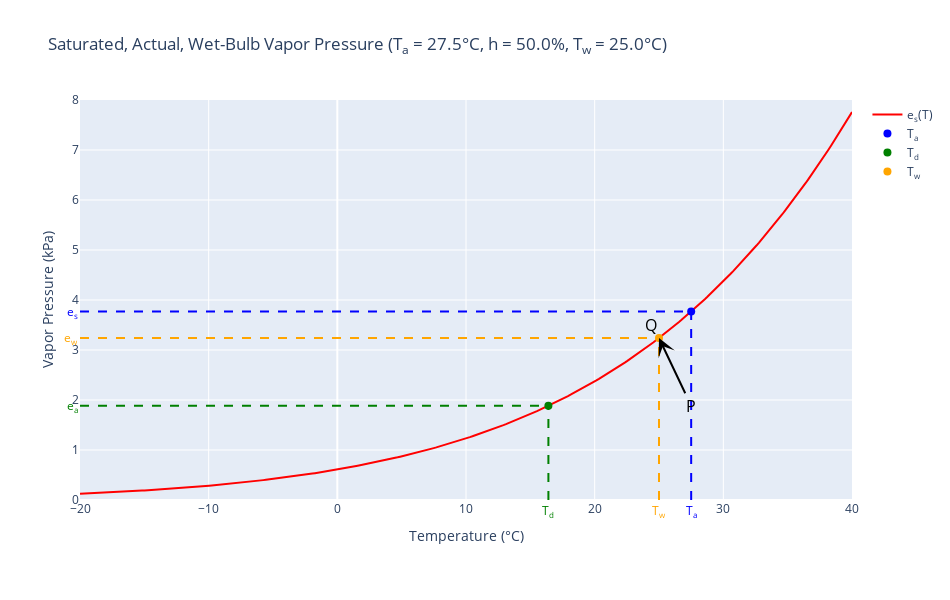

The cell this chart's notebook holds for it:
### Code cell
import numpy as np
import plotly.graph_objects as go
import plotly.io as pio
from scipy.optimize import fsolve
import plotly.io as pio


# Set the renderer for Jupyter Book compatibility
pio.renderers.default = 'plotly_mimetype'


# Set the renderer for Jupyter Book compatibility (creates a bug where equations dont render good)
# pio.renderers.default = 'notebook'

###########################
# (A) FIXED PARAMETERS
###########################
h_fixed = 50.0          # 50%
T_w_fixed = 25.0        # 25 °C
x_min, x_max = -20, 40  # Plot range
y_min, y_max = 0, 8

###########################
# (B) CORE FUNCTIONS
###########################
def saturated_vapor_pressure(T):
    T = np.asarray(T, dtype=float)
    return 0.61 * np.exp(19.9 * T / (273.0 + T))

def find_temperature_for_ea(e_a):
    def equation(T_d):
        return saturated_vapor_pressure(T_d) - e_a
    return fsolve(equation, 10, maxfev=1000)[0]

def find_wet_bulb_temperature(T_a, e_w):
    def equation(T_w):
        return saturated_vapor_pressure(T_w) - 0.066 * (T_a - T_w) - e_w
    return fsolve(equation, 10, maxfev=1000)[0]

###########################
# (C) CHOSEN TEMPERATURE VALUE
###########################
T_a = 27.5  # Set a fixed T_a value for static visualization

e_s_Ta = saturated_vapor_pressure(T_a)
e_a = (h_fixed / 100.0) * e_s_Ta
T_d = find_temperature_for_ea(e_a)
e_s_Td = saturated_vapor_pressure(T_d)

e_w_val = saturated_vapor_pressure(T_w_fixed) - 0.066 * (T_a - T_w_fixed)
T_w_calc = find_wet_bulb_temperature(T_a, e_w_val)
e_s_Tw = saturated_vapor_pressure(T_w_calc)

###########################
# (D) BUILD THE STATIC FIGURE
###########################
fig = go.Figure()

# 1) Add the saturation curve
T_curve = np.linspace(x_min, x_max, 300)
e_s_curve = saturated_vapor_pressure(T_curve)
fig.add_trace(
    go.Scatter(
        x=T_curve, y=e_s_curve,
        mode='lines',
        line=dict(color='red', width=2),
        name='e<sub>s</sub>(T)'
    )
)

# 2) Add data points
fig.add_trace(go.Scatter(x=[T_a], y=[e_s_Ta], mode='markers', marker=dict(color='blue', size=8), name='T<sub>a</sub>'))
fig.add_trace(go.Scatter(x=[T_d], y=[e_s_Td], mode='markers', marker=dict(color='green', size=8), name='T<sub>d</sub>'))
fig.add_trace(go.Scatter(x=[T_w_calc], y=[e_s_Tw], mode='markers', marker=dict(color='orange', size=8), name='T<sub>w</sub>'))

# 3) Add dashed lines
fig.add_shape(type='line', x0=x_min, x1=T_a, y0=e_s_Ta, y1=e_s_Ta, line=dict(color='blue', dash='dash'))
fig.add_shape(type='line', x0=T_a, x1=T_a, y0=y_min, y1=e_s_Ta, line=dict(color='blue', dash='dash'))
fig.add_shape(type='line', x0=x_min, x1=T_d, y0=e_s_Td, y1=e_s_Td, line=dict(color='green', dash='dash'))
fig.add_shape(type='line', x0=T_d, x1=T_d, y0=y_min, y1=e_s_Td, line=dict(color='green', dash='dash'))
fig.add_shape(type='line', x0=x_min, x1=T_w_calc, y0=e_s_Tw, y1=e_s_Tw, line=dict(color='orange', dash='dash'))
fig.add_shape(type='line', x0=T_w_calc, x1=T_w_calc, y0=y_min, y1=e_s_Tw, line=dict(color='orange', dash='dash'))

# 4) Add arrow from P to Q
fig.add_annotation(
    x=T_w_calc, y=e_s_Tw,
    ax=T_a, ay=e_s_Td,
    xref='x', yref='y',
    axref='x', ayref='y',
    showarrow=True,
    arrowhead=3,
    arrowsize=1.5,
    arrowwidth=2,
    arrowcolor='black',
    font=dict(size=16, color="black"),
    text="P"
)

fig.add_annotation(
    x=T_w_calc, y=e_s_Tw,
    ax=T_a, ay=e_s_Td,
    xref='x', yref='y',
    axref='x', ayref='y',
    showarrow= False,
    arrowhead=3,
    arrowsize=1.5,
    arrowwidth=2,
    arrowcolor='black',
    font=dict(size=16, color="black"),
    text="Q",
    xanchor="right",  # Adjusts text alignment
    yanchor="bottom"
)

# 5) Add labels
fig.add_annotation(x=T_a, y=y_min, text="T<sub>a</sub>", font=dict(color='blue', size=12), showarrow=False, yanchor='top')
fig.add_annotation(x=T_d, y=y_min, text="T<sub>d</sub>", font=dict(color='green', size=12), showarrow=False, yanchor='top')
fig.add_annotation(x=T_w_calc, y=y_min, text="T<sub>w</sub>", font=dict(color='orange', size=12), showarrow=False, yanchor='top')
fig.add_annotation(x=x_min, y=e_s_Ta, text="e<sub>s</sub>", font=dict(color='blue', size=12), showarrow=False, xanchor='right')
fig.add_annotation(x=x_min, y=e_s_Td, text="e<sub>a</sub>", font=dict(color='green', size=12), showarrow=False, xanchor='right')
fig.add_annotation(x=x_min, y=e_s_Tw, text="e<sub>w</sub>", font=dict(color='orange', size=12), showarrow=False, xanchor='right')

# 6) Figure layout
fig.update_layout(
    title=f"Saturated, Actual, Wet-Bulb Vapor Pressure (T<sub>a</sub> = {T_a}°C, h = {h_fixed}%, T<sub>w</sub> = {T_w_fixed}°C)",
    xaxis=dict(range=[x_min, x_max], title="Temperature (°C)"),
    yaxis=dict(range=[y_min, y_max], title="Vapor Pressure (kPa)"),
    width=950,
    height=600,
    margin=dict(b=100),
    showlegend=True
)

# Display the figure
fig.show()

### Figure 1 — Plotly figure (JSON) as saved in the notebook; plotly's stock layout.template omitted (floating-point values rounded to 4 significant figures; data arrays with more than 128 entries replaced by an {"elided": "..."} marker saying what was removed)
{"data": [{"line": {"color": "red", "width": 2}, "mode": "lines", "name": "e<sub>s</sub>(T)", "type": "scatter", "x": {"elided": "300 float values"}, "y": {"elided": "300 float values"}}, {"marker": {"color": "blue", "size": 8}, "mode": "markers", "name": "T<sub>a</sub>", "type": "scatter", "x": [27.5], "y": [3.769]}, {"marker": {"color": "green", "size": 8}, "mode": "markers", "name": "T<sub>d</sub>", "type": "scatter", "x": [16.4], "y": [1.885]}, {"marker": {"color": "orange", "size": 8}, "mode": "markers", "name": "T<sub>w</sub>", "type": "scatter", "x": [25.0], "y": [3.239]}], "layout": {"annotations": [{"arrowcolor": "black", "arrowhead": 3, "arrowsize": 1.5, "arrowwidth": 2, "ax": 27.5, "axref": "x", "ay": 1.885, "ayref": "y", "font": {"color": "black", "size": 16}, "showarrow": true, "text": "P", "x": 25.0, "xref": "x", "y": 3.239, "yref": "y"}, {"arrowcolor": "black", "arrowhead": 3, "arrowsize": 1.5, "arrowwidth": 2, "ax": 27.5, "axref": "x", "ay": 1.885, "ayref": "y", "font": {"color": "black", "size": 16}, "showarrow": false, "text": "Q", "x": 25.0, "xanchor": "right", "xref": "x", "y": 3.239, "yanchor": "bottom", "yref": "y"}, {"font": {"color": "blue", "size": 12}, "showarrow": false, "text": "T<sub>a</sub>", "x": 27.5, "y": 0, "yanchor": "top"}, {"font": {"color": "green", "size": 12}, "showarrow": false, "text": "T<sub>d</sub>", "x": 16.4, "y": 0, "yanchor": "top"}, {"font": {"color": "orange", "size": 12}, "showarrow": false, "text": "T<sub>w</sub>", "x": 25.0, "y": 0, "yanchor": "top"}, {"font": {"color": "blue", "size": 12}, "showarrow": false, "text": "e<sub>s</sub>", "x": -20, "xanchor": "right", "y": 3.769}, {"font": {"color": "green", "size": 12}, "showarrow": false, "text": "e<sub>a</sub>", "x": -20, "xanchor": "right", "y": 1.885}, {"font": {"color": "orange", "size": 12}, "showarrow": false, "text": "e<sub>w</sub>", "x": -20, "xanchor": "right", "y": 3.239}], "height": 600, "margin": {"b": 100}, "shapes": [{"line": {"color": "blue", "dash": "dash"}, "type": "line", "x0": -20, "x1": 27.5, "y0": 3.769, "y1": 3.769}, {"line": {"color": "blue", "dash": "dash"}, "type": "line", "x0": 27.5, "x1": 27.5, "y0": 0, "y1": 3.769}, {"line": {"color": "green", "dash": "dash"}, "type": "line", "x0": -20, "x1": 16.4, "y0": 1.885, "y1": 1.885}, {"line": {"color": "green", "dash": "dash"}, "type": "line", "x0": 16.4, "x1": 16.4, "y0": 0, "y1": 1.885}, {"line": {"color": "orange", "dash": "dash"}, "type": "line", "x0": -20, "x1": 25.0, "y0": 3.239, "y1": 3.239}, {"line": {"color": "orange", "dash": "dash"}, "type": "line", "x0": 25.0, "x1": 25.0, "y0": 0, "y1": 3.239}], "showlegend": true, "title": {"text": "Saturated, Actual, Wet-Bulb Vapor Pressure (T<sub>a</sub> = 27.5°C, h = 50.0%, T<sub>w</sub> = 25.0°C)"}, "width": 950, "xaxis": {"range": [-20, 40], "title": {"text": "Temperature (°C)"}}, "yaxis": {"range": [0, 8], "title": {"text": "Vapor Pressure (kPa)"}}}}
